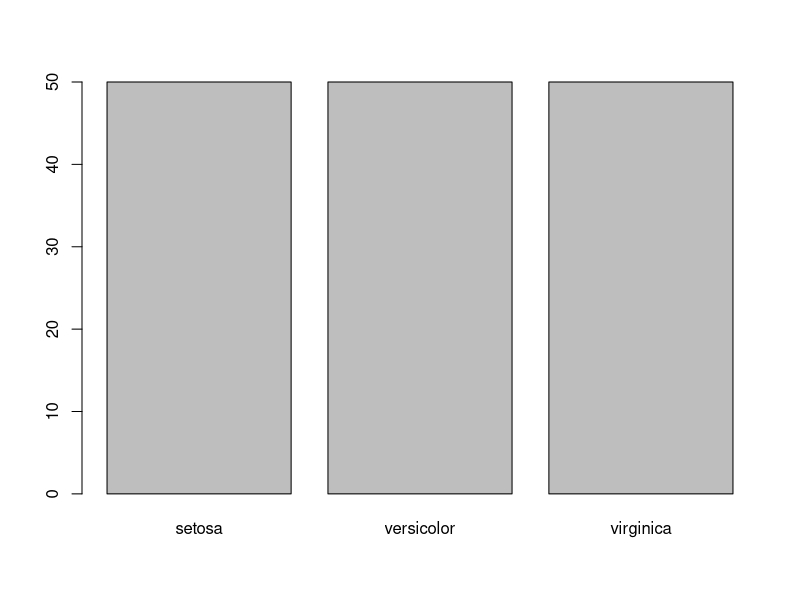
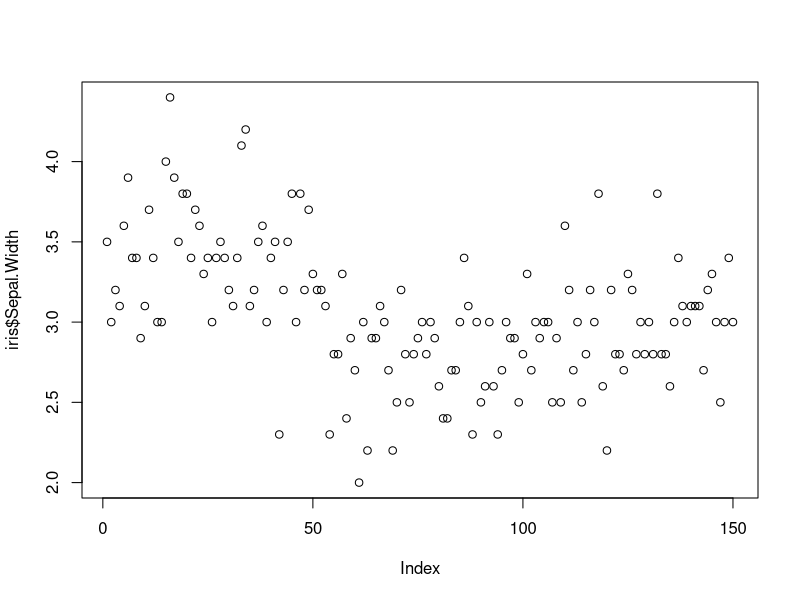
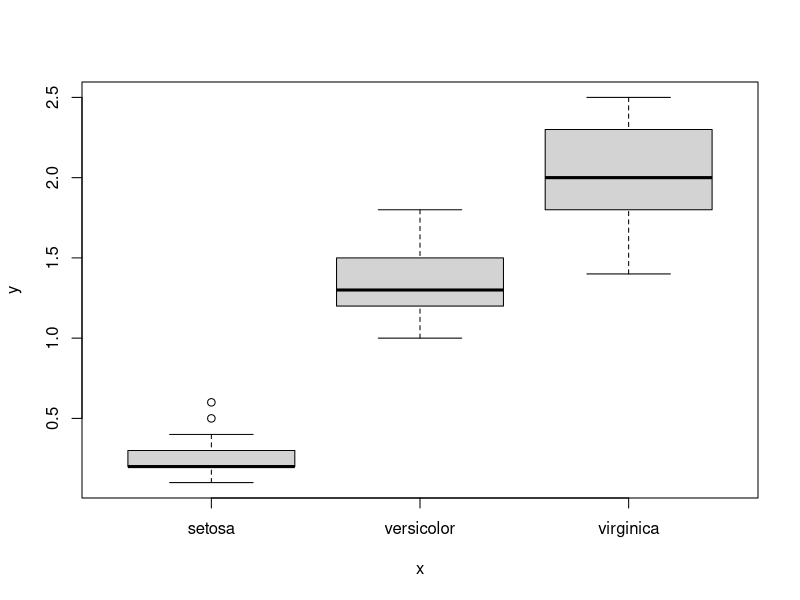
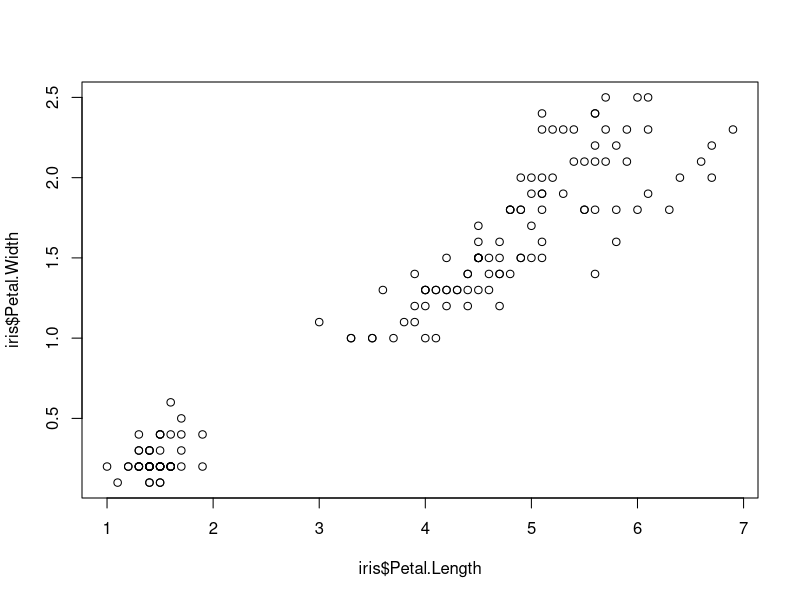
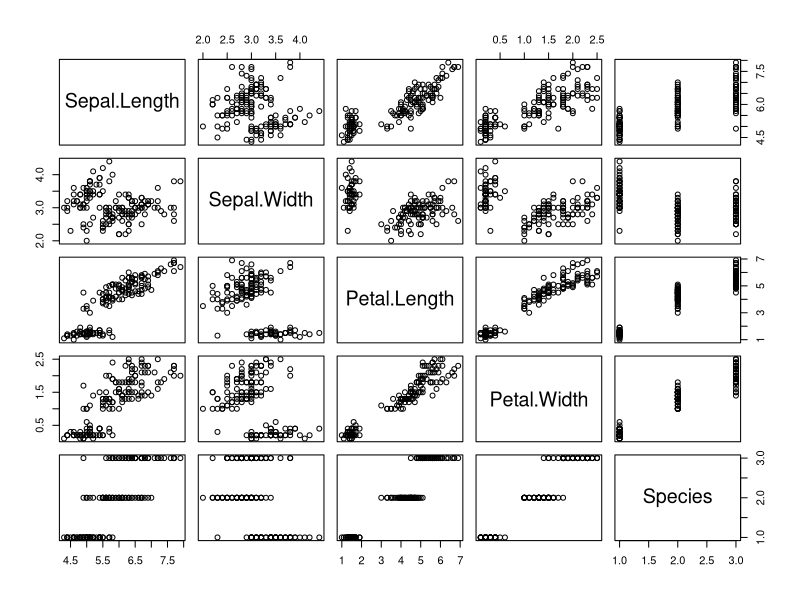
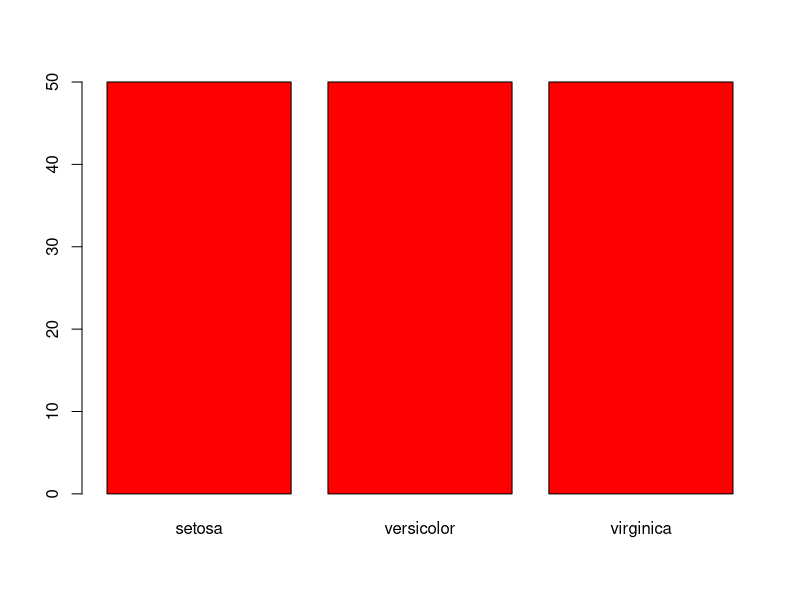
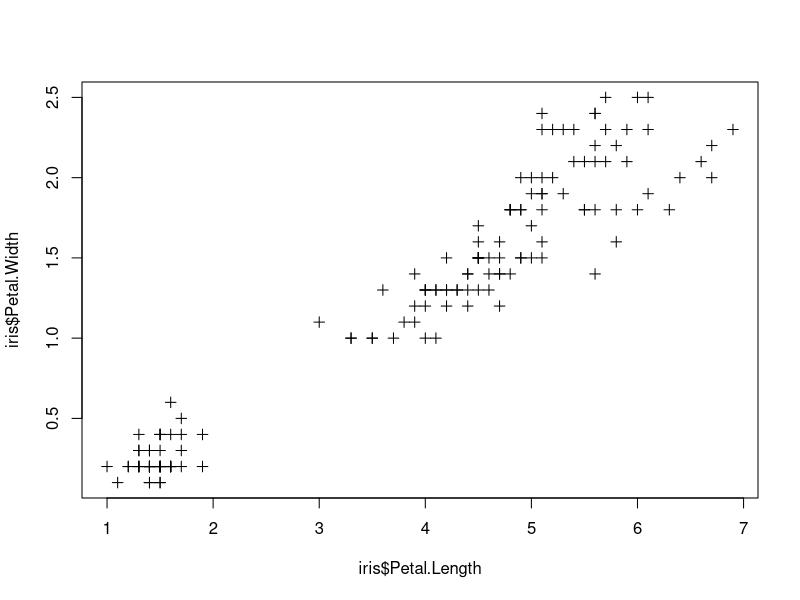
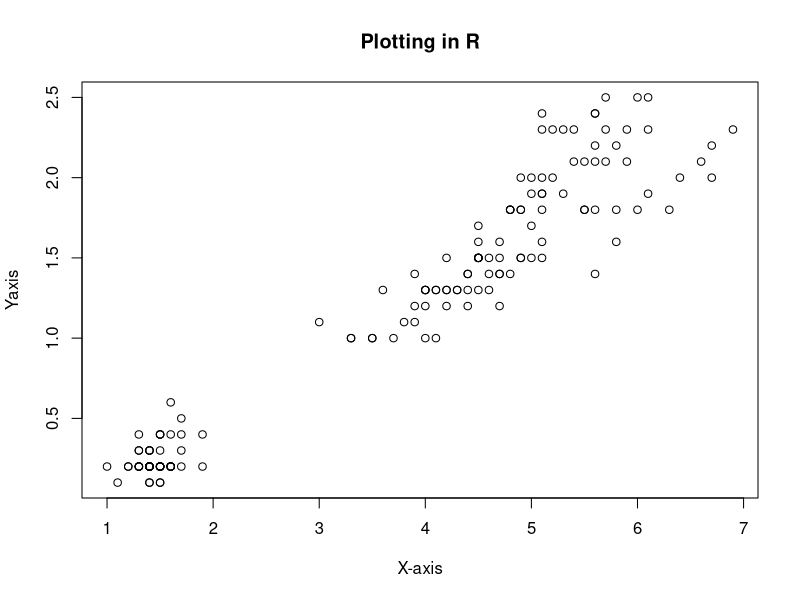

These charts were generated, in order, by the following R code:
# Let's Plot!
# To plot, a dataset is required. 
# But we are lucky that we needn't download it! R comes with already installed dataasets which you can load directly.

# This is a 'datasets'package (more like modules)
library(datasets)

# Using a particular dataset, i.e. iris
print(head(iris))       # head prints first six rows

# For help in plot, we use
# print(?plot)

# To plot between categorical variables, 'dataset_name$column_name'
plot(iris$Species)

# Plotting for quantitative values
plot(iris$Sepal.Width)

# Plotting category and quantitative altogether
plot(iris$Species, iris$Petal.Width)

# Plotting both quantitative
plot(iris$Petal.Length, iris$Petal.Width)

# Using entire dataset for plotting
plot(iris)


# We saw that R language automatically creates any type of graph on the basis of the type of data we provide.
# Now, we look into some of the customizations

# For changing color
plot(iris$Species, col="red")

# For changing marker type in scatter plots (integer represents the type of marker to be used)
plot(iris$Petal.Length, iris$Petal.Width, pch=3)


# For putting up title and labels
plot(iris$Petal.Length, iris$Petal.Width, main="Plotting in R", xlab="X-axis", ylab="Yaxis")

# You can also plot a formula curve too!     
plot(cos, 0, 10*pi)      # plots from 0 to 10*pi

# For changing line width
plot(sin, 0, 6*pi, lwd=7)


# That's all for this chapter! Keep coding!
